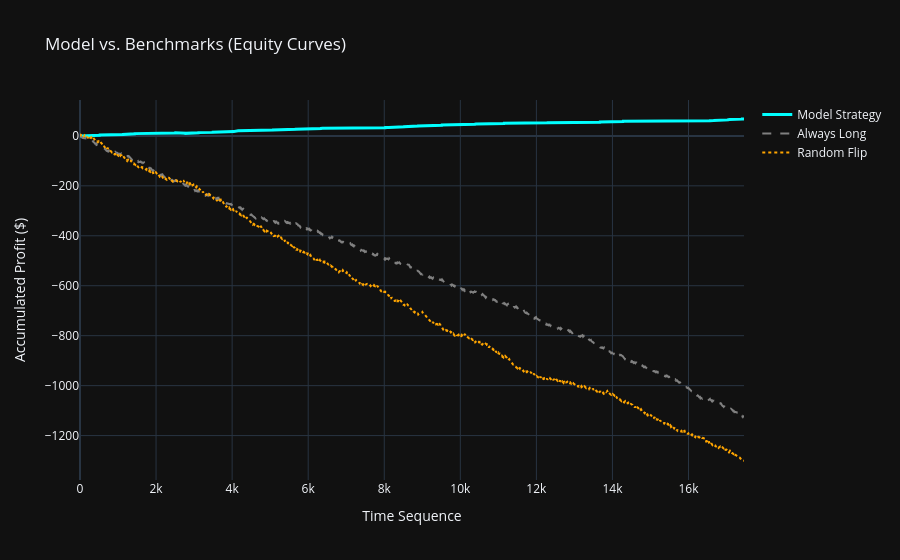

Notebook cell for this chart:
### Code cell
# Cell 8 (Binary PnL Engine & Benchmark Comparison)
import plotly.graph_objects as go
import numpy as np

win_payout, loss_payout = 0.43, -0.57

# 1. Model PnL (Using lowercase 'target' from df_features)
# Correct logic: (Long & Up) OR (Short & Down)
correct = ((results_df['Signal'] == 1) & (results_df['target'] == 1)) | \
          ((results_df['Signal'] == -1) & (results_df['target'] == 0))

results_df['PnL'] = np.where(results_df['Signal'] == 0, 0.0, 
                             np.where(correct, win_payout, loss_payout))
results_df['Cum_PnL'] = results_df['PnL'].cumsum()

# 2. Benchmark (Always Long)
results_df['Benchmark_PnL'] = np.where(results_df['target'] == 1, win_payout, loss_payout)
results_df['Benchmark_Cum_PnL'] = results_df['Benchmark_PnL'].cumsum()

# 3. Benchmark (Random Coin Flip)
np.random.seed(42)
results_df['Random_Signal'] = np.random.choice([1, -1], size=len(results_df))
results_df['Random_PnL'] = np.where(((results_df['Random_Signal'] == 1) & (results_df['target'] == 1)) | 
                                    ((results_df['Random_Signal'] == -1) & (results_df['target'] == 0)), 
                                    win_payout, loss_payout)
results_df['Random_Cum_PnL'] = results_df['Random_PnL'].cumsum()

# Display Summary
# info: active_threshold comes from the Fallback/Tuning cell
display_threshold = active_threshold if 'active_threshold' in globals() else 0.62

print(f"--- Backtest Summary (Active Threshold: {display_threshold:.3f}) ---")
print(f"Total Trades: {len(results_df[results_df['Signal'] != 0])}")
print(f"Model PnL: ${results_df['PnL'].sum():.2f}")
print(f"Market Average (Always Long): ${results_df['Benchmark_PnL'].sum():.2f}")
print(f"Random Strategy PnL: ${results_df['Random_PnL'].sum():.2f}")
print(f"Model Win Rate: {results_df[results_df['Signal'] != 0]['PnL'].apply(lambda x: x > 0).mean():.2%}")

fig = go.Figure()
fig.add_trace(go.Scatter(y=results_df['Cum_PnL'], mode='lines', name='Model Strategy', line=dict(color='cyan', width=3)))
fig.add_trace(go.Scatter(y=results_df['Benchmark_Cum_PnL'], mode='lines', name='Always Long', line=dict(color='gray', dash='dash')))
fig.add_trace(go.Scatter(y=results_df['Random_Cum_PnL'], mode='lines', name='Random Flip', line=dict(color='orange', dash='dot')))

fig.update_layout(title='Model vs. Benchmarks (Equity Curves)',
                  xaxis_title='Time Sequence',
                  yaxis_title='Accumulated Profit ($)',
                  template='plotly_dark')
fig.show()

### Figure 1 — Plotly figure (JSON) as saved in the notebook; plotly's stock layout.template omitted (floating-point values rounded to 4 significant figures; data arrays with more than 128 entries replaced by an {"elided": "..."} marker saying what was removed)
{"data": [{"line": {"color": "cyan", "width": 3}, "mode": "lines", "name": "Model Strategy", "type": "scatter", "y": {"elided": "17460 float values"}}, {"line": {"color": "gray", "dash": "dash"}, "mode": "lines", "name": "Always Long", "type": "scatter", "y": {"elided": "17460 float values"}}, {"line": {"color": "orange", "dash": "dot"}, "mode": "lines", "name": "Random Flip", "type": "scatter", "y": {"elided": "17460 float values"}}], "layout": {"title": {"text": "Model vs. Benchmarks (Equity Curves)"}, "xaxis": {"title": {"text": "Time Sequence"}}, "yaxis": {"title": {"text": "Accumulated Profit ($)"}}}}
